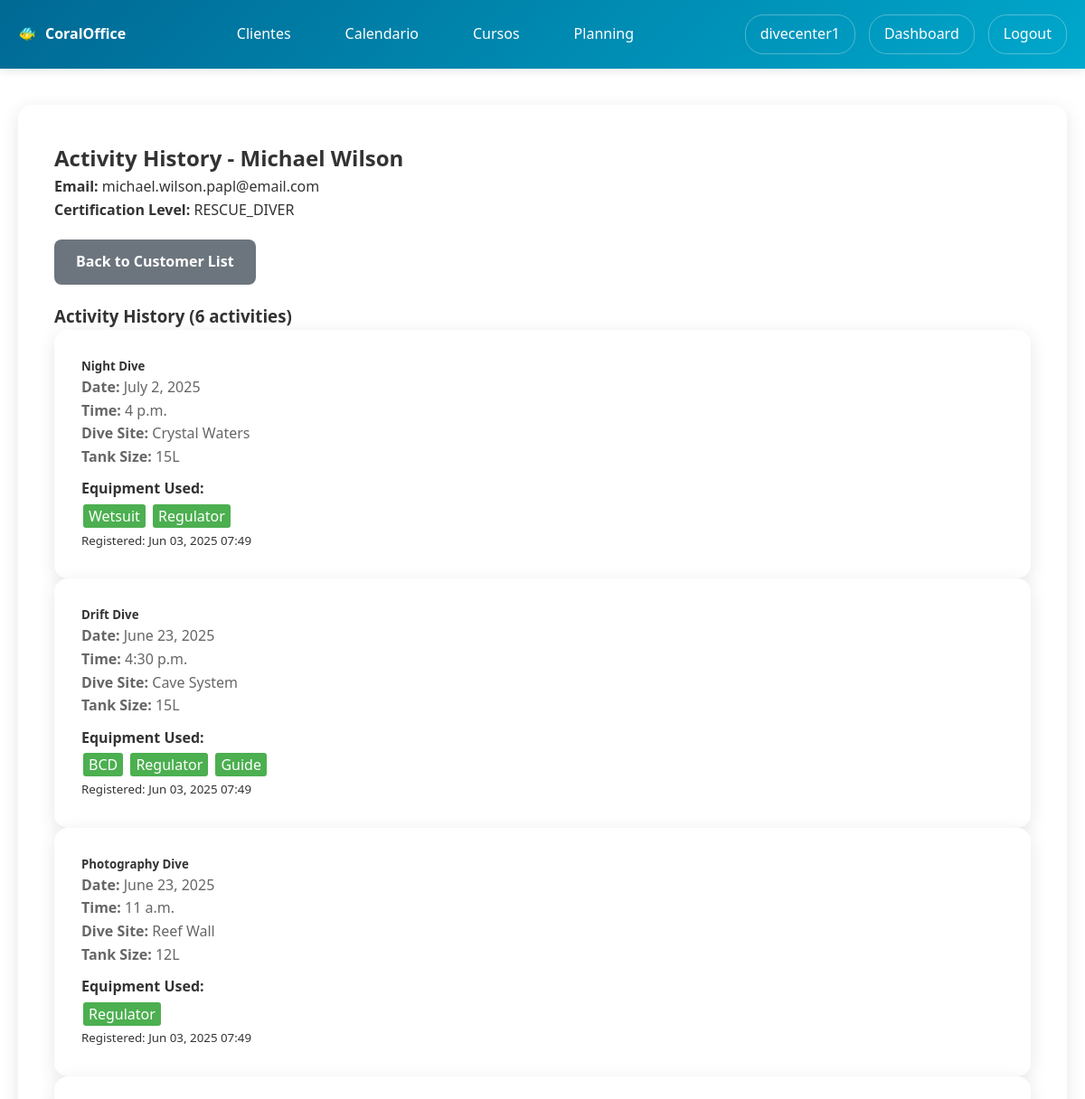
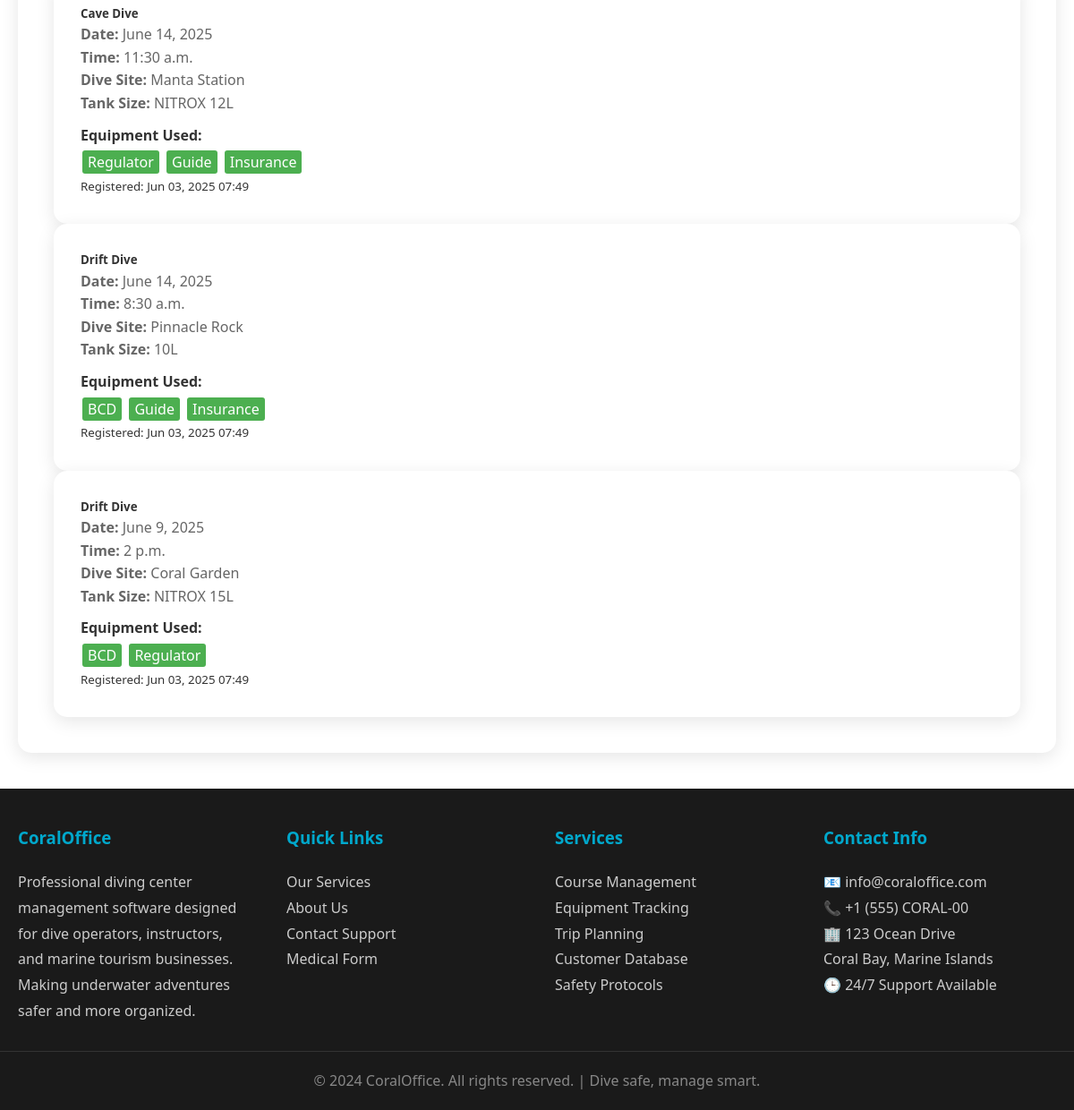
/users/customers/2/history/ (signed in), run on an earlier commit of the app's database (2 pictures, top to bottom).
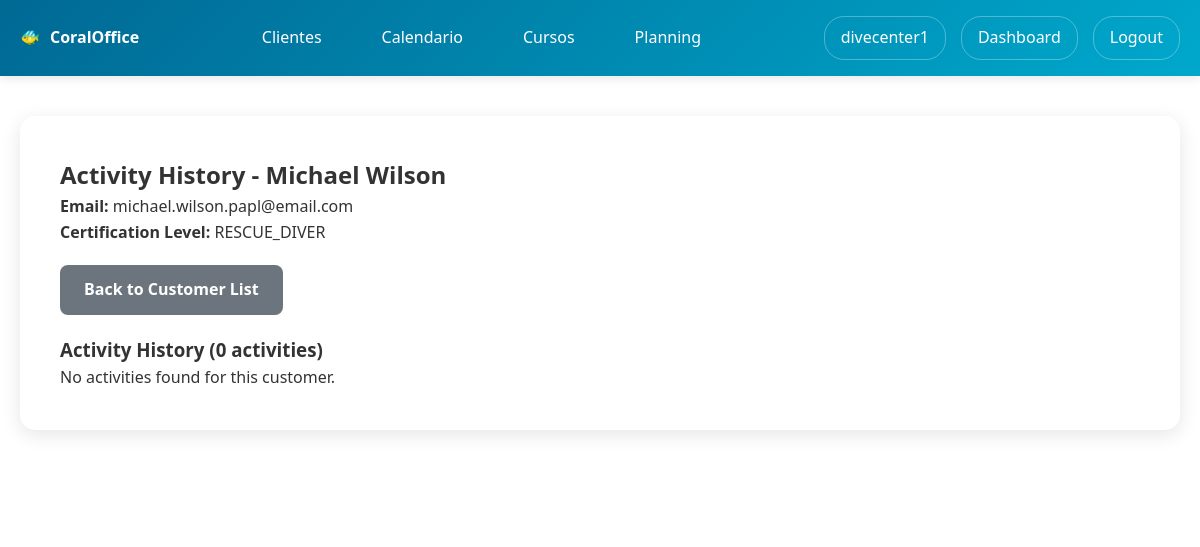
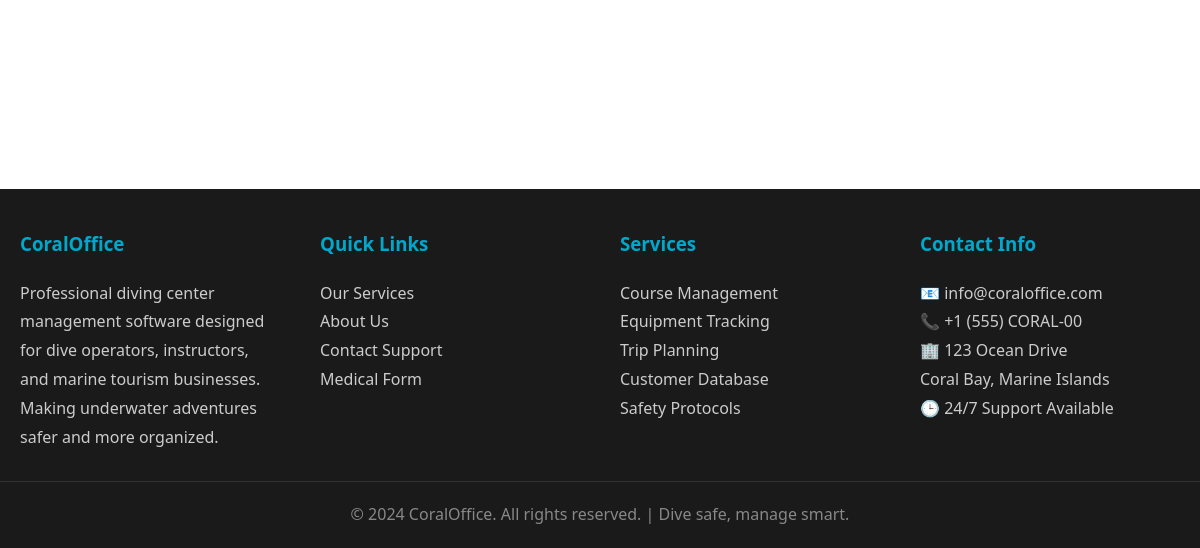
And on a later commit of the database (2 pictures, top to bottom).
### users/models.py (models this page shows, shortened)
class CustomerDiveActivity(models.Model):
    TANK_SIZE_CHOICES = [
        ('10L', '10L'),
        ('12L', '12L'),
        ('15L', '15L'),
        ('EAN12L', 'NITROX 12L'),
        ('EAN15L', 'NITROX 15L'),
    ]
    STATUS_CHOICES = [
        ('PENDING', 'Pendiente de llegar'),
        ('ON_BOARD', 'On Board'),
        ('BACK_ON_BOAT', 'Back on Boat'),
        ('DEPARTED', 'En curso'),
        ('FINISHED', 'Finalizado'),
    ]
    customer = models.ForeignKey(Customer, on_delete=models.CASCADE, related_name='dive_activities')
    dive_schedule = models.ForeignKey(DiveSchedule, on_delete=models.CASCADE, related_name='customer_activities')
    course = models.ForeignKey('Course', on_delete=models.CASCADE, related_name='customer_bookings', help_text="Course/Activity for this dive")
    activity = models.ForeignKey(DiveActivity, on_delete=models.CASCADE, related_name='customer_bookings', null=True, blank=True, help_text="DEPRECATED: Use course field instead")
    assigned_staff = models.ForeignKey('Staff', on_delete=models.SET_NULL, null=True, blank=True, related_name='assigned_activities', help_text="Instructor/guide assigned to this activity")
    course_session = models.ForeignKey('CourseSession', on_delete=models.SET_NULL, null=True, blank=True, related_name='dive_activities', help_text="Course session if this dive is part of a course")
    tank_size = models.CharField(max_length=10, choices=TANK_SIZE_CHOICES, default='12L')
    needs_wetsuit = models.BooleanField(default=False)
    needs_bcd = models.BooleanField(default=False)
    needs_regulator = models.BooleanField(default=False)
    needs_guide = models.BooleanField(default=False)
    needs_insurance = models.BooleanField(default=False)
    status = models.CharField(max_length=20, choices=STATUS_CHOICES, default='PENDING')
    has_arrived = models.BooleanField(default=False)
    is_paid = models.BooleanField(default=False)
    created_at = models.DateTimeField(auto_now_add=True)
    class Meta:
        unique_together = ['customer', 'dive_schedule']

class DiveActivity(models.Model):
    diving_center = models.ForeignKey(User, on_delete=models.CASCADE, related_name='dive_activities')
    name = models.CharField(max_length=100)
    description = models.TextField(blank=True)
    duration_minutes = models.IntegerField(default=60)
    price = models.DecimalField(max_digits=10, decimal_places=2, default=0.00)
    created_at = models.DateTimeField(auto_now_add=True)

class DiveSchedule(models.Model):
    diving_center = models.ForeignKey(User, on_delete=models.CASCADE, related_name='dive_schedules')
    date = models.DateField()
    time = models.TimeField()
    dive_site = models.ForeignKey(DivingSite, on_delete=models.CASCADE, related_name='scheduled_dives')
    max_participants = models.IntegerField(default=46)
    description = models.TextField(blank=True)
    special_notes = models.TextField(blank=True, help_text="Special requirements or important notes for this dive")
    created_at = models.DateTimeField(auto_now_add=True)

class DivingSite(models.Model):
    diving_center = models.ForeignKey(User, on_delete=models.CASCADE, related_name='diving_sites')
    name = models.CharField(max_length=100)
    location = models.CharField(max_length=200)
    depth_min = models.FloatField(help_text="Minimum depth in meters")
    depth_max = models.FloatField(help_text="Maximum depth in meters")
    difficulty_level = models.CharField(max_length=20, choices=[
        ('BEGINNER', 'Beginner'),
        ('INTERMEDIATE', 'Intermediate'),
        ('ADVANCED', 'Advanced'),
        ('EXPERT', 'Expert'),
    ], default='BEGINNER')
    description = models.TextField(blank=True)
    special_requirements = models.TextField(blank=True)
    created_at = models.DateTimeField(auto_now_add=True)
    def __str__(self):
        return self.name

### users/views.py (the view)
# urls.py: path('customers/<int:customer_id>/history/', views.customer_activity_history, name='customer_activity_history'),
@login_required
def customer_activity_history(request, customer_id):
    if not request.user.userprofile.is_diving_center:
        messages.error(request, 'Access denied.')
        return redirect('users:profile')
    customer = get_object_or_404(Customer,
                                 id=customer_id,
                                 diving_center=request.user)
    activities = CustomerDiveActivity.objects.filter(
        customer=customer
    ).order_by('-dive_schedule__date', '-dive_schedule__time')
    return render(request, 'users/customer_activity_history.html', {
        'customer': customer,
        'activities': activities
    })

### users/templates/users/customer_activity_history.html (shortened to what this page needs)
{% extends 'users/base.html' %}
{% block users_content %}
<div style="margin-bottom: 20px;">
    <h2>Activity History - {{ customer.first_name }} {{ customer.last_name }}</h2>
    <p><strong>Email:</strong> {{ customer.email }}</p>
    <p><strong>Certification Level:</strong> {{ customer.certification_level|default:"Not specified" }}</p>
</div>
<div style="margin-bottom: 20px;">
    <a href="{% url 'users:customer_list' %}" class="btn" style="background: #6c757d;">Back to Customer List</a>
</div>
<h3>Activity History ({{ activities.count }} activities)</h3>
{% if activities %}
    <div class="row">
        {% for activity in activities %}
            <div class="col-md-6 mb-3">
                <div class="card">
                    <div class="card-body">
                        <h5 class="card-title">{{ activity.activity.name }}</h5>
                        <p class="card-text">
                            <strong>Date:</strong> {{ activity.dive_schedule.date }}<br>
                            <strong>Time:</strong> {{ activity.dive_schedule.time }}<br>
                            <strong>Dive Site:</strong> {{ activity.dive_schedule.dive_site }}<br>
                            <strong>Tank Size:</strong> {{ activity.get_tank_size_display }}
                        </p>
                        <div style="margin-top: 10px;">
                            <strong>Equipment Used:</strong><br>
                            <div style="margin-top: 5px;">
                                {% if activity.needs_wetsuit %}<span class="badge" style="background-color: #4CAF50; color: white; padding: 2px 6px; margin: 2px; border-radius: 3px;">Wetsuit</span>{% endif %}
                                {% if activity.needs_bcd %}<span class="badge" style="background-color: #4CAF50; color: white; padding: 2px 6px; margin: 2px; border-radius: 3px;">BCD</span>{% endif %}
                                {% if activity.needs_regulator %}<span class="badge" style="background-color: #4CAF50; color: white; padding: 2px 6px; margin: 2px; border-radius: 3px;">Regulator</span>{% endif %}
                                {% if activity.needs_guide %}<span class="badge" style="background-color: #4CAF50; color: white; padding: 2px 6px; margin: 2px; border-radius: 3px;">Guide</span>{% endif %}
                                {% if activity.needs_insurance %}<span class="badge" style="background-color: #4CAF50; color: white; padding: 2px 6px; margin: 2px; border-radius: 3px;">Insurance</span>{% endif %}
                            </div>
                        </div>
                        <small class="text-muted">Registered: {{ activity.created_at|date:"M d, Y H:i" }}</small>
                    </div>
                </div>
            </div>
        {% endfor %}
    </div>
{% else %}
    <p>No activities found for this customer.</p>
{% endif %}
{% endblock %}

What changed in the data, as far as the page shows it:
removed CustomerDiveActivity: activity.name "Night Dive", dive_schedule "July 2, 2025", dive_schedule.time "4 p.m.", dive_schedule.dive_site "Crystal Waters", tank_size "15L", needs_wetsuit "Wetsuit", needs_regulator "Regulator", created_at "Jun 03, 2025 07:49"
removed CustomerDiveActivity: activity.name "Drift Dive", dive_schedule "June 23, 2025", dive_schedule.time "4:30 p.m.", dive_schedule.dive_site "Cave System", tank_size "15L", needs_bcd "BCD", needs_regulator "Regulator", needs_guide "Guide", created_at "Jun 03, 2025 07:49"
removed CustomerDiveActivity: activity.name "Photography Dive", dive_schedule "June 23, 2025", dive_schedule.time "11 a.m.", dive_schedule.dive_site "Reef Wall", tank_size "12L", needs_regulator "Regulator", created_at "Jun 03, 2025 07:49"
removed CustomerDiveActivity: activity.name "Cave Dive", dive_schedule "June 14, 2025", dive_schedule.time "11:30 a.m.", dive_schedule.dive_site "Manta Station", tank_size "NITROX 12L", needs_regulator "Regulator", needs_guide "Guide", needs_insurance "Insurance", created_at "Jun 03, 2025 07:49"
removed CustomerDiveActivity: activity.name "Drift Dive", dive_schedule "June 14, 2025", dive_schedule.time "8:30 a.m.", dive_schedule.dive_site "Pinnacle Rock", tank_size "10L", needs_bcd "BCD", needs_guide "Guide", needs_insurance "Insurance", created_at "Jun 03, 2025 07:49"
removed CustomerDiveActivity: activity.name "Drift Dive", dive_schedule "June 9, 2025", dive_schedule.time "2 p.m.", dive_schedule.dive_site "Coral Garden", tank_size "NITROX 15L", needs_bcd "BCD", needs_regulator "Regulator", created_at "Jun 03, 2025 07:49"
Also different on the page:
{{ activities.count }}: "6" → "0"
text now shown: "No activities found for this customer."
